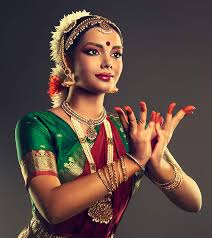
#> input picture images.jpg, 212 x 238 px
$ jupyter execute OpenCV+Histogram.ipynb
#> lines starting #> are read from the running program, lines starting #| are printed output that depends on the picture
### Step:1 Import Image

[cell 1]
from PIL import Image
import numpy as np

im = Image.open('images.jpg')
#> im is the input picture: PIL image 212x238 RGB; mean R, G, B 94.3, 73.9, 66.8
im

### Step:2 Plotting Histograms
Using Matplotlib
Matplotlib comes with a histogram plotting function : matplotlib.pyplot.hist()

It directly finds the histogram and plot it. You need not use calcHist() or np.histogram() function to find the histogram. See the code below:

[cell 2]
import cv2
import numpy as np
from matplotlib import pyplot as plt

img = cv2.imread('images.jpg',0)
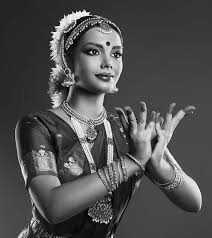
#> img: shape (238, 212); min 0, max 255, mean 79.2
plt.hist(img.ravel(),256,[0,256]); plt.show()
#> after `plt.hist(img.ravel(), 256, [0, 256])`:
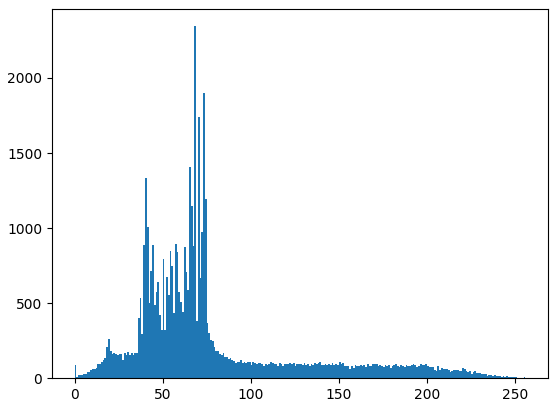
#> figure drawn by matplotlib, 1 panel; tallest bar 2345 high, from x = 68 to 69

you can use normal plot of matplotlib, which would be good for BGR plot

[cell 3]
import cv2
import numpy as np
from matplotlib import pyplot as plt

img = cv2.imread('images.jpg')
#> img: shape (238, 212, 3)
color = ('b','g','r')
for i,col in enumerate(color):
    histr = cv2.calcHist([img],[i],None,[256],[0,256])
    plt.plot(histr,color = col)
    plt.xlim([0,256])
plt.show()
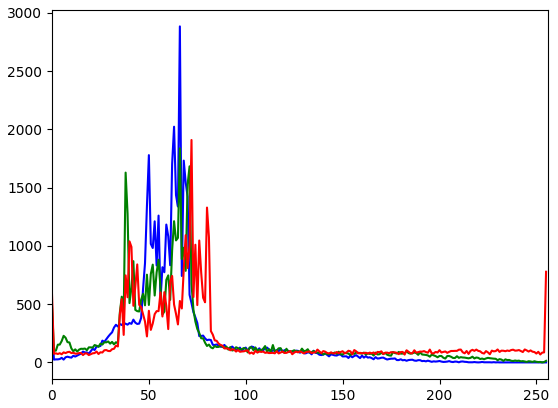
#> figure drawn by matplotlib, 1 panel; curve peaks at x = 66, y = 2884; curve peaks at x = 66, y = 1837; curve peaks at x = 72, y = 1909

### Application of Mask
 I used cv2.calcHist() to find the histogram of the full image.

[cell 4]
img = cv2.imread('images.jpg',0)

# create a mask
mask = np.zeros(img.shape[:2], np.uint8)
mask[100:300, 100:400] = 255
masked_img = cv2.bitwise_and(img,img,mask = mask)
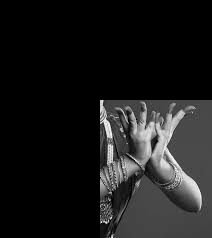
#> masked_img: shape (238, 212); min 0, max 255, mean 27.1

# Calculate histogram with mask and without mask
# Check third argument for mask
hist_full = cv2.calcHist([img],[0],None,[256],[0,256])
#> hist_full = 256 values, max 2345 at index 68, min 1 at index 252, mean 197.1
hist_mask = cv2.calcHist([img],[0],mask,[256],[0,256])
#> hist_mask = 256 values, max 1520 at index 73, min 0 at index 242, mean 60.38

plt.subplot(221), plt.imshow(img, 'gray')
plt.subplot(222), plt.imshow(mask,'gray')
plt.subplot(223), plt.imshow(masked_img, 'gray')
plt.subplot(224), plt.plot(hist_full), plt.plot(hist_mask)
plt.xlim([0,256])

plt.show()
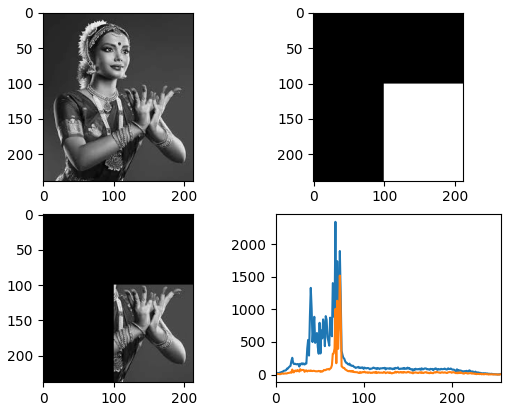
#> figure drawn by matplotlib, 4 panels; panel 4: curve peaks at x = 68, y = 2345; panel 4: curve peaks at x = 73, y = 1520

$ run again, with face_detect.jpg copied over images.jpg
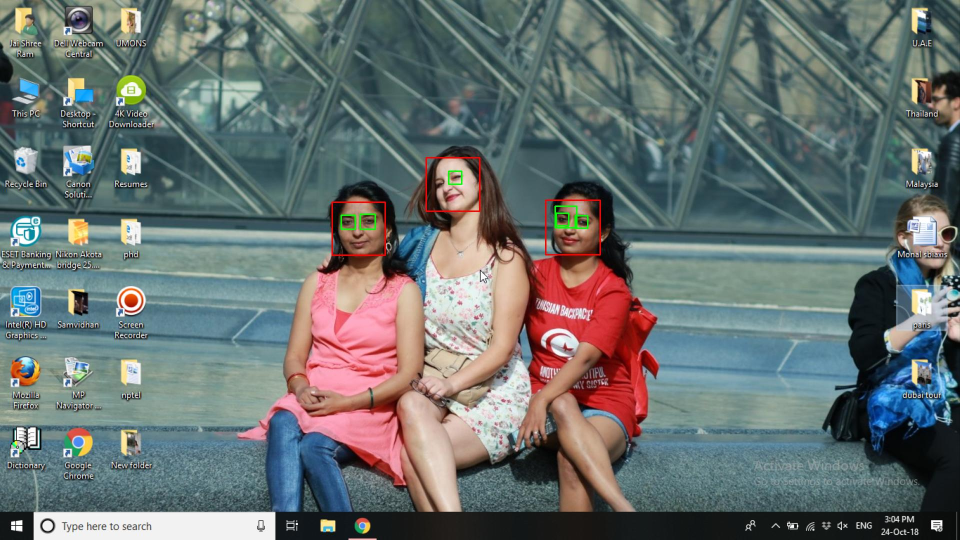
#> input picture face_detect.jpg, 1920 x 1080 px (shown at 1/2 size)
#> im is the input picture: PIL image 1920x1080 RGB; mean R, G, B 104.7, 113.4, 112.6
#> `masked_img = cv2.bitwise_and(img,img,mask = mask)`:
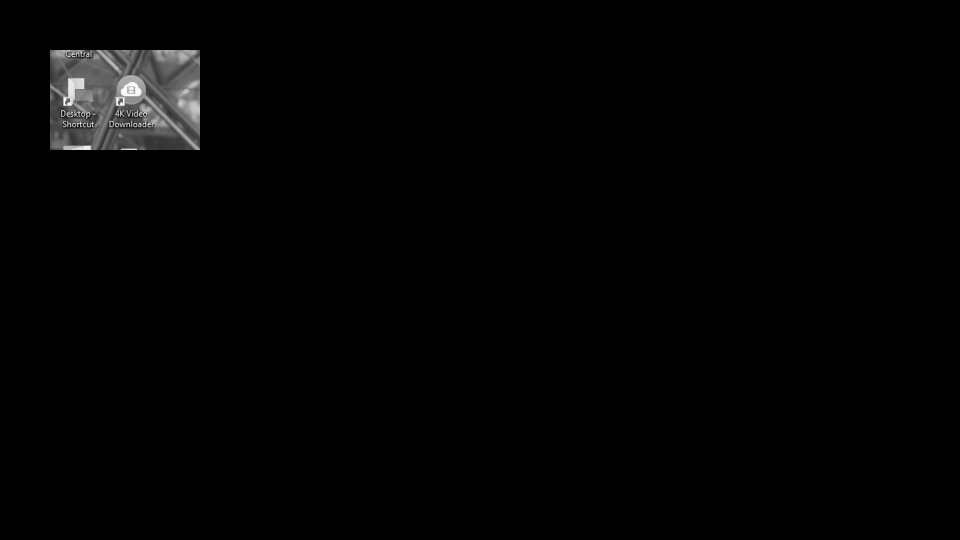
#> masked_img: shape (1080, 1920) (shown at 1/2 size); min 0, max 255, mean 3.1
#> hist_full = 256 values, max 23688 at index 21, min 148 at index 1, mean 8100
#> hist_mask = 256 values, max 1020 at index 97, min 4 at index 2, mean 234.4
#> `plt.show()`:
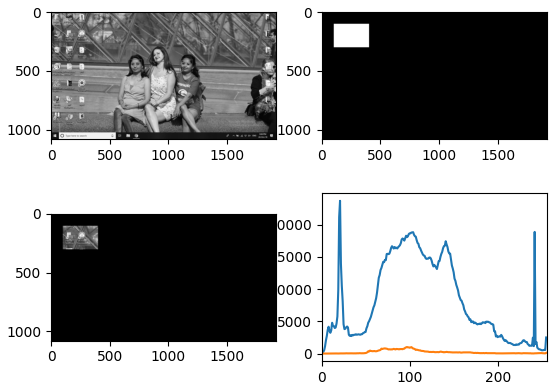
#> figure drawn by matplotlib, 4 panels; panel 4: curve peaks at x = 21, y = 23688; panel 4: curve peaks at x = 97, y = 1020
